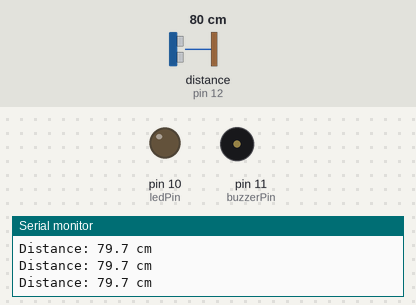
Simulated run of this sketch. Board: Arduino Uno, built with avr-gcc and run on an emulated ATmega328P. Shown: output pins drawn as LEDs (lit = HIGH), buzzer (waves = sounding, pin HIGH), the last lines printed to the serial monitor. Wiring (inferred from the names in the program): ultrasonic range finder: trigger pin 13; echo pin 12. The test bench sets the inputs (shaded band); at power-on: distance to the obstacle (sensor on pin 12) 80 cm. The echo pulse lasts 58.3 µs per cm; pins used as bus, display or sensor lines are not drawn.

Above: at 1.2 s.
1.3 s: distance to the obstacle (sensor on pin 12) set to 10 cm
2.8 s: distance to the obstacle (sensor on pin 12) set to 7 cm
At 3.5 s:
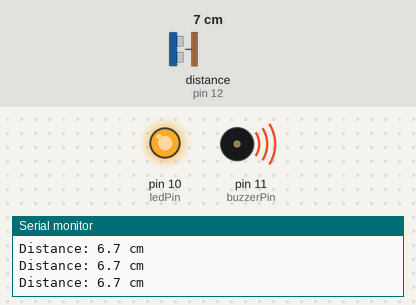
4.3 s: distance to the obstacle (sensor on pin 12) set to 9 cm
At 4.8 s:
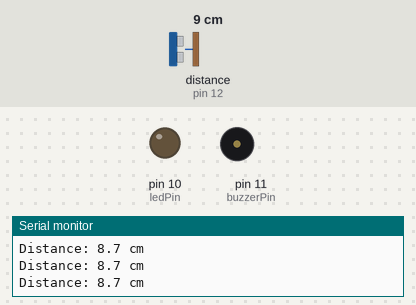
5.8 s: distance to the obstacle (sensor on pin 12) set to 2 cm
At 7.3 s:
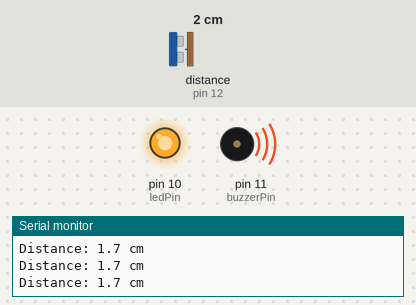
Timing chart, 0 to 8.3 s (numbered marks = the images above; inputs shaded):
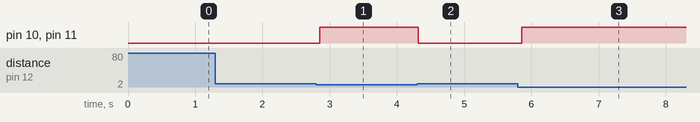

Measured:
- the behaviour switches between 9 and 8 cm on distance to the obstacle (sensor on pin 12) (found by bisection; images 0 and 1)
- after the input at 2.8 s, pin 10 (ledPin), pin 11 (buzzerPin): LOW → HIGH after 0.05 s
- after the input at 4.3 s, pin 10 (ledPin), pin 11 (buzzerPin): HIGH → LOW at once
- after the input at 5.8 s, pin 10 (ledPin), pin 11 (buzzerPin): LOW → HIGH after 0.05 s

The sketch:

Object_Detection_Alarm.ino
```cpp
/* Object Detection Alarm
 * Arduino Uno + HC-SR04 + active buzzer + LED
 */
const byte trigPin = 13;
const byte echoPin = 12;
const byte buzzerPin = 11;
const byte ledPin = 10;
const int alertDistanceCm = 8;

void setup() {
  pinMode(trigPin, OUTPUT);
  pinMode(echoPin, INPUT);
  pinMode(buzzerPin, OUTPUT);
  pinMode(ledPin, OUTPUT);
  Serial.begin(9600);
}

void loop() {
  digitalWrite(trigPin, LOW);
  delayMicroseconds(2);
  digitalWrite(trigPin, HIGH);
  delayMicroseconds(10);
  digitalWrite(trigPin, LOW);

  // Timeout avoids waiting indefinitely when no echo is received.
  unsigned long duration = pulseIn(echoPin, HIGH, 30000UL);
  if (duration == 0) {
    Serial.println("Distance: no echo");
    digitalWrite(buzzerPin, LOW);
    digitalWrite(ledPin, LOW);
    delay(60);
    return;
  }

  float distanceCm = duration * 0.0343f / 2.0f;
  bool detected = distanceCm <= alertDistanceCm;
  digitalWrite(buzzerPin, detected ? HIGH : LOW);
  digitalWrite(ledPin, detected ? HIGH : LOW);

  Serial.print("Distance: ");
  Serial.print(distanceCm, 1);
  Serial.println(" cm");
  delay(60);
}
```
